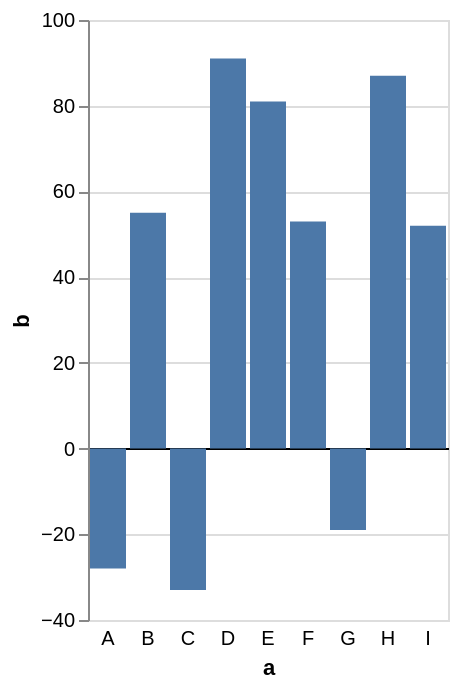

Describe this chart as a Vega-Lite specification.
### Vega-Lite specification from a JSON file in a GitHub repository (floating-point values rounded to 4 significant figures)
{"$schema": "https://vega.github.io/schema/vega-lite/v6.json", "description": "A bar chart with negative values. We can hide the axis domain line, and instead use a conditional grid color to draw a zero baseline.", "data": {"values": [{"a": "A", "b": -28}, {"a": "B", "b": 55}, {"a": "C", "b": -33}, {"a": "D", "b": 91}, {"a": "E", "b": 81}, {"a": "F", "b": 53}, {"a": "G", "b": -19}, {"a": "H", "b": 87}, {"a": "I", "b": 52}]}, "mark": "bar", "encoding": {"x": {"field": "a", "type": "nominal", "axis": {"domain": false, "ticks": false, "labelAngle": 0, "labelPadding": 4}}, "y": {"field": "b", "type": "quantitative", "axis": {"gridColor": {"condition": {"test": "datum.value === 0", "value": "black"}, "value": "#ddd"}}}}}
